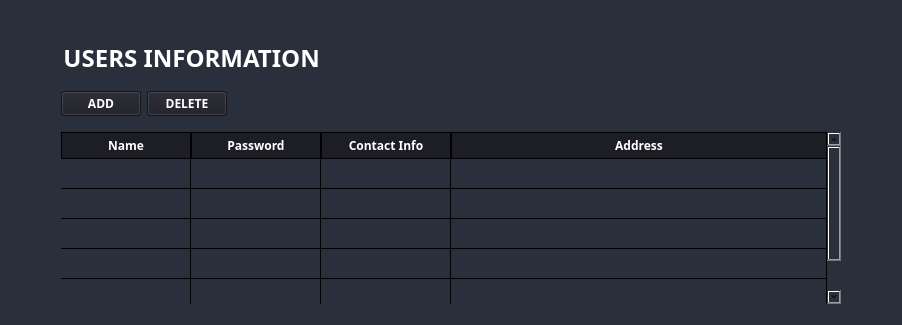
              <widget class="QWidget" name="usersInfo_page">
               <property name="styleSheet">
                <string notr="true">*{
font-family: century gothic;
background: #2A2F3C ;
}
QLineEdit, QTextEdit{
background-color:#1C1D25;
background-color:#1C1D25;
color:white;
font-size:18px;
}
QLabel{
color: white;
font-size: 18px;

}
QPushButton, QToolButton{
font-weight:bold;
color:white ;
background-color:#1C1D25;
}
QPushButton:hover{
color:white;
background-color:black;
}
</string>
               </property>
               <layout class="QVBoxLayout" name="verticalLayout_5">
                <item>
                 <spacer name="verticalSpacer">
                  <property name="orientation">
                   <enum>Qt::Vertical</enum>
                  </property>
                  <property name="sizeType">
                   <enum>QSizePolicy::Minimum</enum>
                  </property>
                  <property name="sizeHint" stdset="0">
                   <size>
                    <width>20</width>
                    <height>30</height>
                   </size>
                  </property>
                 </spacer>
                </item>
                <item>
                 <layout class="QHBoxLayout" name="horizontalLayout_16">
                  <item>
                   <spacer name="horizontalSpacer_17">
                    <property name="orientation">
                     <enum>Qt::Horizontal</enum>
                    </property>
                    <property name="sizeType">
                     <enum>QSizePolicy::Fixed</enum>
                    </property>
                    <property name="sizeHint" stdset="0">
                     <size>
                      <width>40</width>
                      <height>20</height>
                     </size>
                    </property>
                   </spacer>
                  </item>
                  <item>
                   <widget class="QLabel" name="userInfo_label">
                    <property name="styleSheet">
                     <string notr="true">FONT-WEIGHT:BOLD;
font-size:24px;FONT-WEIGHT:BOLD;</string>
                    </property>
                    <property name="text">
                     <string>  USERS INFORMATION</string>
                    </property>
                   </widget>
                  </item>
                  <item>
                   <spacer name="horizontalSpacer_18">
                    <property name="orientation">
                     <enum>Qt::Horizontal</enum>
                    </property>
                    <property name="sizeHint" stdset="0">
                     <size>
                      <width>40</width>
                      <height>20</height>
                     </size>
                    </property>
                   </spacer>
                  </item>
                 </layout>
                </item>
                <item>
                 <spacer name="verticalSpacer_8">
                  <property name="orientation">
                   <enum>Qt::Vertical</enum>
                  </property>
                  <property name="sizeType">
                   <enum>QSizePolicy::Fixed</enum>
                  </property>
                  <property name="sizeHint" stdset="0">
                   <size>
                    <width>20</width>
                    <height>10</height>
                   </size>
                  </property>
                 </spacer>
                </item>
                <item>
                 <layout class="QHBoxLayout" name="horizontalLayout_14">
                  <item>
                   <layout class="QHBoxLayout" name="horizontalLayout_15">
                    <item>
                     <spacer name="horizontalSpacer_15">
                      <property name="orientation">
                       <enum>Qt::Horizontal</enum>
                      </property>
                      <property name="sizeType">
                       <enum>QSizePolicy::Fixed</enum>
                      </property>
                      <property name="sizeHint" stdset="0">
                       <size>
                        <width>50</width>
                        <height>20</height>
                       </size>
                      </property>
                     </spacer>
                    </item>
                    <item>
                     <widget class="QPushButton" name="userAdd_pushButton">
                      <property name="text">
                       <string>ADD</string>
                      </property>
                     </widget>
                    </item>
                    <item>
                     <widget class="QPushButton" name="userDelete_pushButton">
                      <property name="text">
                       <string>DELETE</string>
                      </property>
                     </widget>
                    </item>
                    <item>
                     <spacer name="horizontalSpacer_16">
                      <property name="orientation">
                       <enum>Qt::Horizontal</enum>
                      </property>
                      <property name="sizeHint" stdset="0">
                       <size>
                        <width>40</width>
                        <height>20</height>
                       </size>
                      </property>
                     </spacer>
                    </item>
                   </layout>
                  </item>
                 </layout>
                </item>
                <item>
                 <layout class="QHBoxLayout" name="horizontalLayout_13">
                  <item>
                   <spacer name="horizontalSpacer_14">
                    <property name="orientation">
                     <enum>Qt::Horizontal</enum>
                    </property>
                    <property name="sizeType">
                     <enum>QSizePolicy::Fixed</enum>
                    </property>
                    <property name="sizeHint" stdset="0">
                     <size>
                      <width>40</width>
                      <height>20</height>
                     </size>
                    </property>
                   </spacer>
                  </item>
                  <item>
                   <widget class="QTableWidget" name="user_tableWidget">
                    <property name="minimumSize">
                     <size>
                      <width>800</width>
                      <height>0</height>
                     </size>
                    </property>
                    <property name="styleSheet">
                     <string notr="true">QTableWidget{ 
  width: 100%;
   padding: 10px;
  text-align: left;
color: white;
}


QHeaderView::section {
color:white;
    background-color:#1C1D25;
    padding: 2px;
    border: 1px solid black;
    font-size: 12px;
font-weight:bold;

}

QTableWidget {
    gridline-color: black;
    font-size: 14px;
}

QTableWidget QTableCornerButton::section {
    background-color:#1C1D25;
    border: 1px solid black;
}</string>
                    </property>
                    <property name="frameShape">
                     <enum>QFrame::NoFrame</enum>
                    </property>
                    <property name="frameShadow">
                     <enum>QFrame::Plain</enum>
                    </property>
                    <attribute name="horizontalHeaderCascadingSectionResizes">
                     <bool>true</bool>
                    </attribute>
                    <attribute name="horizontalHeaderDefaultSectionSize">
                     <number>130</number>
                    </attribute>
                    <attribute name="horizontalHeaderShowSortIndicator" stdset="0">
                     <bool>true</bool>
                    </attribute>
                    <attribute name="horizontalHeaderStretchLastSection">
                     <bool>true</bool>
                    </attribute>
                    <attribute name="verticalHeaderVisible">
                     <bool>false</bool>
                    </attribute>
                    <row>
                     <property name="text">
                      <string>1</string>
                     </property>
                    </row>
                    <row>
                     <property name="text">
                      <string>2</string>
                     </property>
                    </row>
                    <row>
                     <property name="text">
                      <string>3</string>
                     </property>
                    </row>
                    <row>
                     <property name="text">
                      <string>4</string>
                     </property>
                    </row>
                    <row>
                     <property name="text">
                      <string>5</string>
                     </property>
                    </row>
                    <column>
                     <property name="text">
                      <string>Name</string>
                     </property>
                    </column>
                    <column>
                     <property name="text">
                      <string>Password</string>
                     </property>
                    </column>
                    <column>
                     <property name="text">
                      <string>Contact Info</string>
                     </property>
                    </column>
                    <column>
                     <property name="text">
                      <string>Address</string>
                     </property>
                    </column>
                   </widget>
                  </item>
                  <item>
                   <spacer name="horizontalSpacer_13">
                    <property name="orientation">
                     <enum>Qt::Horizontal</enum>
                    </property>
                    <property name="sizeHint" stdset="0">
                     <size>
                      <width>40</width>
                      <height>20</height>
                     </size>
                    </property>
                   </spacer>
                  </item>
                 </layout>
                </item>
               </layout>
              </widget>
